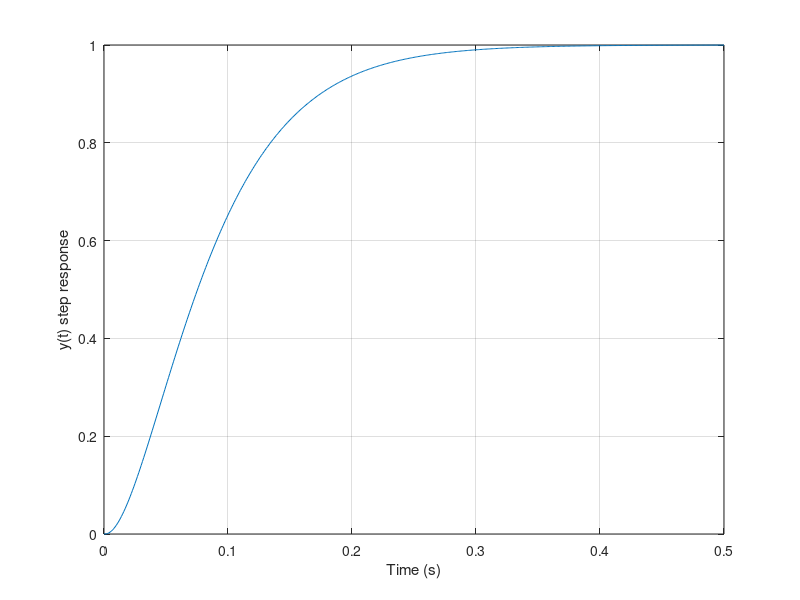

Write the MATLAB code that produced this figure.
Ka = 100; K1 = 0.05;
sys1 = tf(5000, [1 1000]);
sys2 = tf(1, [1 20 0]);
sysc = tf([K1 1], [0 1]);
syso = Ka*sys1*sys2;

sys = minreal(feedback(syso, sysc));

t = 0:0.001:0.5;
y = step(sys, t);
figure;
plot(t, y);
xlabel('Time (s)');
ylabel('y(t) step response');
grid on;
